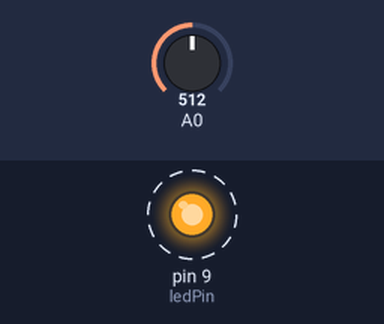
Simulated run of this sketch. Board: Arduino Uno, built with avr-gcc and run on an emulated ATmega328P. Shown: output pins drawn as LEDs (lit = HIGH). Dashed ring = blinking. The test bench sets the inputs (shaded band); at power-on: A0 = 512.

Above: at 1.4 s.
1.5 s: A0 set to 0
At 2.6 s:
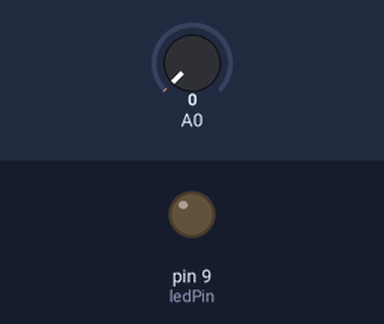
3.0 s: A0 set to 122
At 3.15 s:
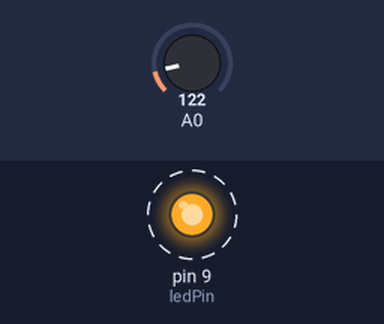
Timing chart, 0 to 12.2 s (numbered marks = the images above; inputs shaded):
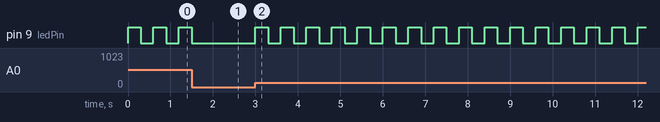

Measured:
- after the input at 1.5 s, pin 9 (ledPin): goes on until 1.5 s, then stays LOW
- after the input at 3.0 s, pin 9 (ledPin): alternates HIGH for 0.30 s and LOW for 0.30 s, starting at once
- by itself, pin 9 (ledPin): alternates HIGH for 0.30 s and LOW for 0.30 s

The sketch:

la09.ino
```cpp
// C++ code
//
const int ledPin = 9;

void setup() {
pinMode(9,OUTPUT);
}

void loop() {
  int valorrecebido = analogRead(A0);

   if(valorrecebido > 0){
  digitalWrite(9, HIGH);  // Liga a lâmpada (LED)
    delay(300);                  // Aguarda 300 milissegundos
    digitalWrite(9, LOW);   // Desliga a lâmpada (LED)
    delay(300);
  }

  }
```
